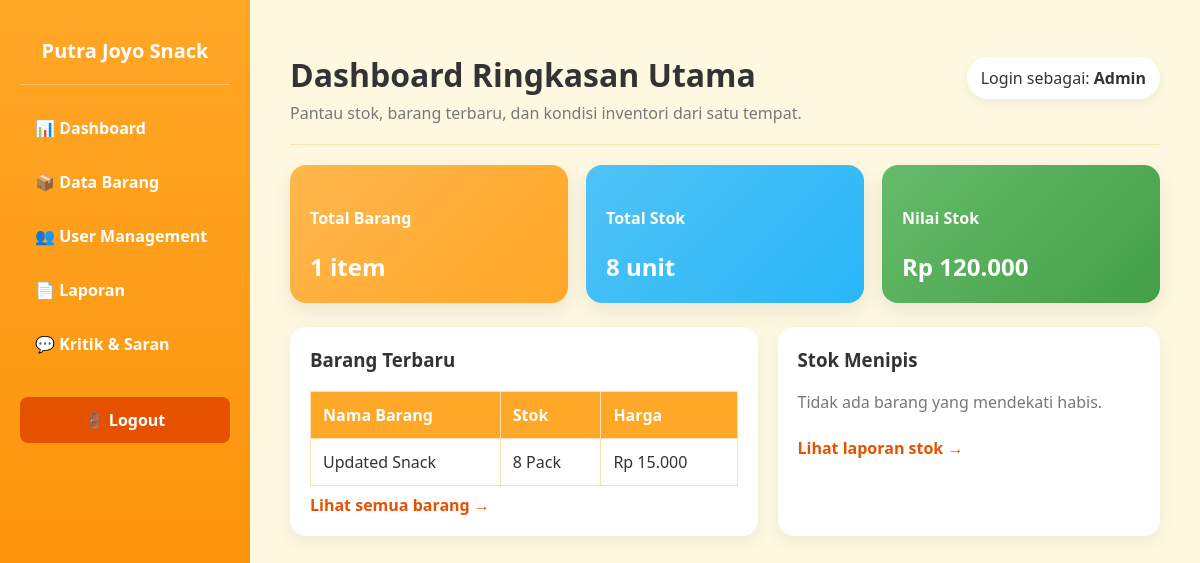
The app's page /admin/dashboard (signed in), older data.
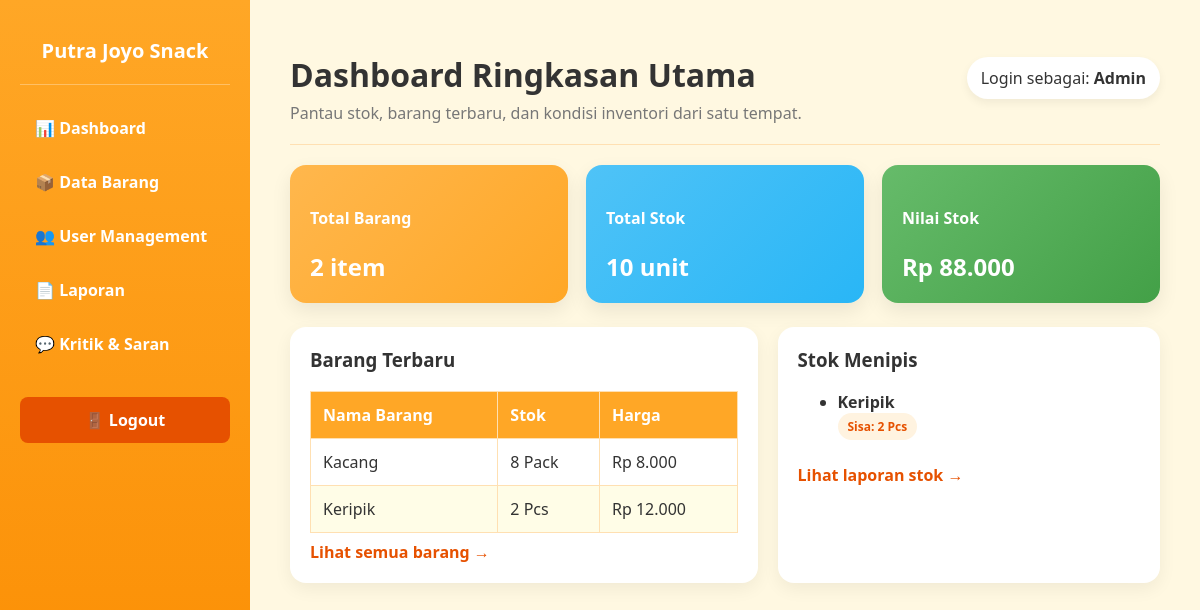
The same page, newer data.
### app.py (models this page shows)
class Barang(db.Model):
    id = db.Column(db.Integer, primary_key=True)
    nama_barang = db.Column(db.String(100), nullable=False)
    harga = db.Column(db.Integer, nullable=False)
    stok = db.Column(db.Integer, nullable=False)
    satuan = db.Column(db.String(20), nullable=False)
    tanggal_masuk = db.Column(db.String(20), nullable=False)
    tanggal_kadaluarsa = db.Column(db.String(20), nullable=False)
    id_admin_fk = db.Column(db.String(50), nullable=False)

### app.py (the view)
@app.route("/admin/dashboard")
def admin_dashboard():
    if "user_id" not in session:
        return redirect("/login")
    if (session.get("role") or "").lower() != "admin":
        return "Akses Ditolak: Anda bukan Admin", 403
    total_barang = Barang.query.count()
    total_stok = Barang.query.with_entities(db.func.sum(Barang.stok)).scalar() or 0
    total_nilai_stok = sum(item.harga * item.stok for item in Barang.query.all())
    stok_menipis = Barang.query.filter(Barang.stok <= 5).order_by(Barang.stok).all()
    barang_terbaru = Barang.query.order_by(Barang.id.desc()).limit(5).all()
    return render_template(
        "admin/dashboard.html",
        total_barang=total_barang,
        total_stok=total_stok,
        total_nilai_stok=total_nilai_stok,
        stok_menipis=stok_menipis,
        barang_terbaru=barang_terbaru,
    )

### templates/admin/dashboard.html (shortened to what this page needs)
<!DOCTYPE html>
<html lang="id">
<head>
</head>
<body>
    <div class="sidebar">
        <h2>Putra Joyo Snack</h2>
        <hr style="border: 0; height: 1px; background: rgba(255,255,255,0.3); margin-bottom: 20px;">
        <a href="/admin/dashboard">📊 Dashboard</a>
        <a href="/admin/barang">📦 Data Barang</a>
        <a href="/admin/user">👥 User Management</a>
        <a href="/admin/laporan">📄 Laporan</a>
        <a href="/admin/kritik">💬 Kritik & Saran</a>
        <a class="logout-btn" href="/logout">🚪 Logout</a>
    </div>
    <div class="content">
        <div class="header-main">
            <div>
                <h1 style="margin-bottom: 6px;">Dashboard Ringkasan Utama</h1>
                <div class="muted">Pantau stok, barang terbaru, dan kondisi inventori dari satu tempat.</div>
            </div>
            <div class="header-badge">Login sebagai: <strong>Admin</strong></div>
        </div>
        <hr style="border: 0; height: 1px; background: #FFE0B2; margin: 20px 0;">
        <div class="cards-grid">
            <div class="card card-orange">
                <h4>Total Barang</h4>
                <p style="font-size: 24px; font-weight: bold; margin: 6px 0 0 0;">{{ total_barang }} item</p>
            </div>
            <div class="card card-blue">
                <h4>Total Stok</h4>
                <p style="font-size: 24px; font-weight: bold; margin: 6px 0 0 0;">{{ total_stok }} unit</p>
            </div>
            <div class="card card-green">
                <h4>Nilai Stok</h4>
                <p style="font-size: 24px; font-weight: bold; margin: 6px 0 0 0;">Rp {{ "{:,.0f}".format(total_nilai_stok).replace(',', '.') }}</p>
            </div>
        </div>
        <div class="panel-grid">
            <div class="panel">
                <h3>Barang Terbaru</h3>
                <table class="data-table">
                    <thead>
                        <tr>
                            <th>Nama Barang</th>
                            <th>Stok</th>
                            <th>Harga</th>
                        </tr>
                    </thead>
                    <tbody>
                        {% if barang_terbaru %}
                            {% for barang in barang_terbaru %}
                            <tr>
                                <td>{{ barang.nama_barang }}</td>
                                <td>{{ barang.stok }} {{ barang.satuan }}</td>
                                <td>Rp {{ "{:,.0f}".format(barang.harga).replace(',', '.') }}</td>
                            </tr>
                            {% endfor %}
                        {% else %}
                            <tr><td colspan="3" class="muted">Belum ada barang.</td></tr>
                        {% endif %}
                    </tbody>
                </table>
                <a class="action-link" href="/admin/barang">Lihat semua barang →</a>
            </div>
            <div class="panel">
                <h3>Stok Menipis</h3>
                {% if stok_menipis %}
                    <ul>
                        {% for barang in stok_menipis %}
                        <li style="margin-bottom: 10px;">
                            <strong>{{ barang.nama_barang }}</strong><br>
                            <span class="pill">Sisa: {{ barang.stok }} {{ barang.satuan }}</span>
                        </li>
                        {% endfor %}
                    </ul>
                {% else %}
                    <p class="muted">Tidak ada barang yang mendekati habis.</p>
                {% endif %}
                <a class="action-link" href="/admin/laporan">Lihat laporan stok →</a>
            </div>
        </div>
    </div>
</body>
</html>

Row changes from the older to the newer data that the page shows:
added Barang: nama_barang "Kacang", stok "8", satuan "Pack", harga "8.000", shown under "Barang Terbaru"
now on one of the page's lists (row edited): Barang: nama_barang "Keripik", stok "2", satuan "Pcs"
changed Barang: nama_barang "Updated Snack" → "Keripik"; stok "8" → "2"; satuan "Pack" → "Pcs"; harga "15.000" → "12.000"
Text that changed along with them:
{{ total_barang }}: "1" → "2"
{{ total_stok }}: "8" → "10"
{{ "{:,.0f}".format(total_nilai_stok).replace(',', '.') }}: "120.000" → "88.000"
text no longer shown: "Tidak ada barang yang mendekati habis."
